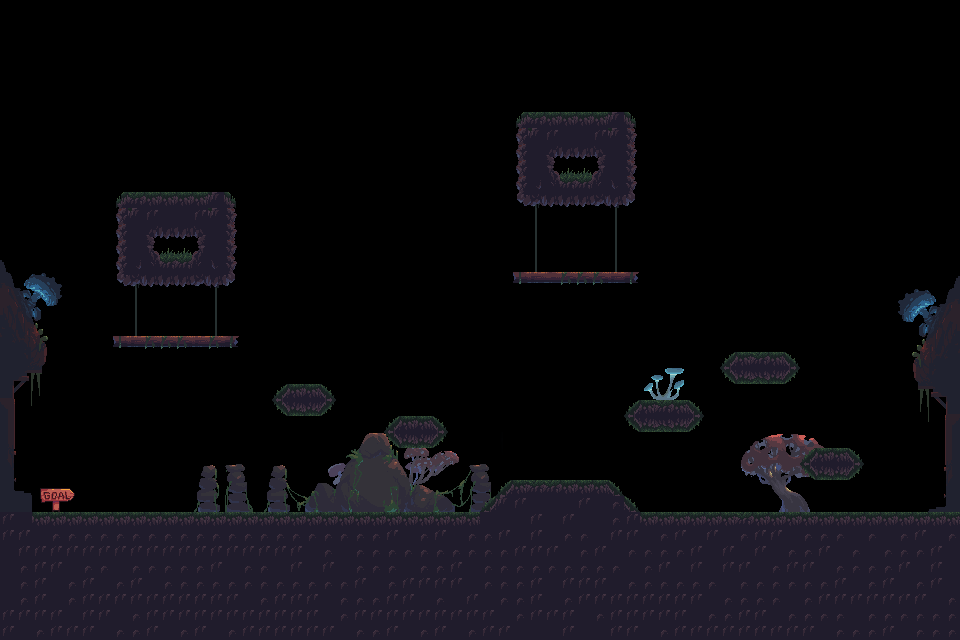

A level layout from a 2D game, rendered from its tile map. Below: a short description, then the map file with tile-grid data replaced by summaries:
An orthogonal 60x40 tile map with 16x16 px tiles, 2 tile layers (Tile Layer 2, Tile Layer 1).

<map version="1.10" tiledversion="1.12.0" orientation="orthogonal" renderorder="right-down" width="60" height="40" tilewidth="16" tileheight="16" infinite="0" nextlayerid="7" nextobjectid="1">
 <tileset firstgid="1" source="16.tsx" />
 <layer id="6" name="Tile Layer 2" width="60" height="40">
  <data>[2400 cells, 155 non-empty, 139 distinct tile ids]</data>
 </layer>
 <layer id="1" name="Tile Layer 1" width="60" height="40">
  <data>[2400 cells, 780 non-empty, 115 distinct tile ids]</data>
 </layer>
</map>
